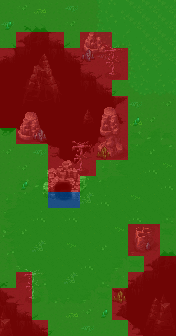

This game map was drawn from its Tiled (.tmx) file and the tilesets committed beside it. A one-line description and the full map source follow:
An orthogonal 11x21 tile map with 16x16 px tiles, 6 tile layers (Tile Layer 4, Tile Layer 5, Tile Layer 6, Tile Layer 7, ...), 2 hidden layers not drawn.

<map version="1.5" tiledversion="2021.02.15" orientation="orthogonal" renderorder="left-down" width="11" height="21" tilewidth="16" tileheight="16" infinite="0" nextlayerid="15" nextobjectid="1">
 <tileset firstgid="1" source="../world_tiles/tileset.tsx" />
 <layer id="10" name="Tile Layer 4" width="11" height="21">
  <data encoding="csv">
2121,2121,2121,2121,2121,2121,2121,2121,2121,2121,2121,
2121,1825,1826,2121,2121,2121,2121,2121,2121,2121,2121,
1924,1925,1926,2042,2043,2044,2121,2121,2121,2121,2121,
2024,2025,2026,2142,2143,2144,2121,2121,2121,2121,2121,
2324,2324,2324,2324,2324,2042,2043,2044,2121,2121,2121,
2324,2324,2324,2324,2324,2142,2143,2144,2121,2121,2121,
2324,2324,2324,2324,2324,2324,2324,2244,2121,2121,2121,
2324,2324,2324,2324,2324,2324,2324,2344,2121,2121,2121,
2928,2929,2724,2725,2324,2642,2643,2121,2121,2121,2121,
2121,2121,2824,2825,2826,2742,2743,2121,2121,2121,2121,
2121,2121,2924,2925,2926,2121,2121,2121,2121,2121,2121,
2121,2121,2121,2121,2121,2121,2121,2121,2121,2121,2121,
2121,2121,2121,2121,2121,2121,2121,2121,2121,2121,2121,
2121,2121,2121,2121,2121,2121,2121,2121,2121,2121,2121,
2121,2121,2121,2121,2121,2121,2121,2121,2121,2121,2121,
2121,2121,2121,2121,2121,2121,2121,2121,2121,1825,1826,
2121,2121,2121,2121,2121,2121,2121,2022,2023,1925,1926,
1841,2345,2345,2345,2345,2121,2121,2122,2123,2025,2026,
1941,1942,2345,2345,2345,2121,2221,2222,2223,2324,2324,
2041,2042,2043,2044,2345,2121,2321,2322,2323,2324,2324,
2141,2142,2143,2144,2145,2121,2421,2723,2724,2725,2324
</data>
 </layer>
 <layer id="11" name="Tile Layer 5" width="11" height="21">
  <data encoding="csv">
0,4112,4518,0,4115,3258,3259,3260,3160,3160,3160,
4115,0,0,0,4112,3358,3359,3360,3160,3160,3160,
0,0,0,0,0,4112,3459,3460,3660,3160,3160,
0,2373,2374,2375,0,0,4115,0,3760,3160,3160,
0,2473,2474,2475,0,0,0,0,3359,3360,3361,
0,2573,2574,2575,0,0,0,0,3459,3460,3461,
0,2673,2674,2675,0,2568,0,0,4115,0,4112,
0,0,0,0,0,2668,0,0,4518,4112,1706,
0,0,0,0,0,0,0,2301,2302,2303,2308,
4112,0,4115,0,0,0,2301,2401,2402,4203,2408,
0,4112,0,0,0,0,2401,2501,2502,4103,4507,
2301,2302,2303,2305,2306,2305,2306,2502,2504,2504,4103,
2401,2402,2403,4507,2406,4207,4103,2504,4507,2504,2706,
2501,2502,4103,2504,4103,2504,2504,2504,4103,2807,2808,
2601,4203,2504,2504,2504,2504,2504,4507,2807,2907,2908,
2701,2702,4207,2504,4507,2504,4203,2504,2907,2908,2909,
2801,2802,2803,2504,2504,4103,2708,2907,2908,2909,0,
2901,2902,2701,2804,4207,2807,2808,2809,0,0,0,
0,0,2801,2904,2905,2907,2908,2909,2869,2870,2871,
2871,0,2901,1705,4518,4112,3008,3009,2969,2970,2971,
2971,0,0,0,0,4115,0,0,3069,3070,3071
</data>
 </layer>
 <layer id="12" name="Tile Layer 6" width="11" height="21">
  <data encoding="csv">
0,0,0,0,0,0,0,0,0,0,0,
0,0,0,0,0,0,0,0,0,0,0,
0,0,0,0,0,12364,12365,0,0,0,0,
0,0,0,0,0,12464,12465,0,0,0,0,
0,0,0,0,0,0,0,0,0,0,0,
0,0,0,0,0,0,0,0,0,0,0,
0,0,0,0,0,0,12873,12874,0,0,0,
0,12673,12674,0,0,0,12973,12974,0,0,0,
0,12773,12774,0,12863,12864,13073,13074,0,0,0,
0,0,0,0,12963,12964,13173,13174,0,0,0,
0,0,0,0,13063,13064,0,0,0,0,0,
0,0,0,0,0,0,0,0,0,0,0,
0,0,0,0,0,0,0,0,0,0,0,
0,0,0,0,0,0,0,0,0,0,0,
0,0,0,0,0,0,0,0,12359,12360,0,
0,0,0,0,0,0,0,0,12459,12460,0,
0,12863,12864,0,0,0,0,0,0,0,0,
0,12963,12964,0,0,0,0,0,0,0,0,
0,13063,13064,0,0,0,0,0,0,0,0,
0,0,0,0,0,0,0,0,0,0,0,
0,0,0,0,0,0,0,0,0,0,0
</data>
 </layer>
 <layer id="13" name="Tile Layer 7" width="11" height="21">
  <data encoding="csv">
0,0,0,0,0,0,0,0,0,0,0,
0,0,0,0,0,0,0,0,0,0,0,
0,0,0,0,0,0,12863,12864,0,0,0,
0,0,0,0,0,0,12963,12964,0,0,0,
0,0,0,0,0,0,13063,13064,0,0,0,
0,0,0,0,0,0,0,0,0,0,0,
0,0,0,0,0,0,0,0,0,0,0,
0,0,0,0,0,0,0,0,0,0,0,
0,0,0,0,0,0,0,0,0,0,0,
0,0,0,0,0,0,0,0,0,0,0,
0,0,0,0,0,0,0,0,0,0,0,
0,0,0,0,0,0,0,0,0,0,0,
0,0,0,0,0,0,0,0,0,0,0,
0,0,0,0,0,0,0,0,0,0,0,
0,0,0,0,0,0,0,0,0,0,0,
0,0,0,0,0,0,0,0,0,0,0,
0,0,0,0,0,0,0,0,0,0,0,
0,0,0,0,0,0,0,0,0,0,0,
0,0,0,0,0,0,0,0,0,0,0,
0,0,0,0,0,0,0,0,0,0,0,
0,0,0,0,0,0,0,0,0,0,0
</data>
 </layer>
 <layer id="14" name="Tile Layer 8" width="11" height="21">
  <data encoding="csv">
0,0,0,0,0,0,0,0,0,0,0,
3466,0,0,0,0,0,0,0,0,0,0,
0,0,0,0,0,0,0,0,0,0,0,
0,0,0,0,0,3468,0,0,0,0,0,
0,0,0,0,0,0,0,0,0,0,0,
0,0,0,0,0,0,0,0,0,0,0,
0,0,0,0,0,0,0,0,0,0,0,
0,0,0,0,0,0,0,0,3466,0,0,
0,0,3468,0,0,0,0,0,0,0,0,
0,0,0,0,0,0,3673,0,0,0,0,
0,0,11353,11354,11355,11356,0,0,0,0,0,
0,3466,11453,11454,11455,11456,0,0,0,0,0,
0,0,11553,11554,11555,11556,0,0,0,0,0,
0,0,0,0,0,0,0,0,0,0,0,
0,0,0,0,0,0,0,0,0,0,0,
0,0,0,0,0,0,0,0,0,3568,0,
0,0,0,0,0,0,0,0,0,0,0,
0,0,0,0,0,0,0,0,0,0,0,
0,0,0,0,0,0,0,3673,0,0,0,
0,0,0,0,0,0,3466,0,0,0,0,
0,0,0,0,0,0,0,0,0,0,0
</data>
 </layer>
 <layer id="7" name="anim" width="11" height="21" visible="0">
  <data encoding="csv">
0,0,0,0,0,0,0,0,0,0,0,
0,0,0,15727,0,0,0,0,0,0,0,
0,0,0,0,0,0,0,0,0,0,0,
0,0,0,0,0,0,0,0,0,0,0,
0,0,0,0,0,0,0,0,0,0,0,
0,0,0,0,0,0,0,15627,0,0,0,
0,0,0,0,0,0,0,0,0,0,0,
0,0,0,0,0,0,0,0,0,0,0,
0,0,0,0,0,0,0,0,0,0,0,
0,15727,0,0,0,0,0,0,0,0,0,
0,0,0,0,0,0,0,0,0,0,0,
0,0,0,0,0,0,0,0,0,0,0,
0,0,0,0,0,0,0,0,0,0,0,
0,0,0,0,0,0,0,0,0,0,0,
0,0,0,0,0,0,0,0,0,0,0,
0,0,0,0,0,0,0,0,0,0,0,
0,0,0,0,0,0,0,0,15727,0,0,
0,0,0,0,0,0,0,0,0,0,0,
0,0,0,0,0,0,0,0,0,0,0,
0,0,0,15627,0,0,0,0,0,0,0,
0,0,0,0,0,0,0,0,0,0,0
</data>
 </layer>
 <layer id="8" name="characters" width="11" height="21" visible="0">
  <data encoding="csv">
0,0,0,0,0,0,0,0,0,0,0,
0,0,0,0,0,0,0,15406,0,0,0,
0,0,0,0,0,0,0,0,0,0,0,
0,0,0,0,0,0,0,0,0,0,0,
0,0,0,0,0,0,0,0,0,0,0,
0,0,0,0,0,0,0,0,0,0,0,
0,0,0,0,0,0,0,0,0,15406,0,
0,0,0,0,0,0,0,0,0,0,0,
0,0,0,0,0,0,0,0,0,0,0,
0,0,0,0,0,0,0,0,0,0,0,
0,0,0,0,0,0,0,0,0,0,0,
0,0,0,0,0,0,0,0,15406,0,0,
0,0,0,0,0,0,0,15606,0,0,0,
0,15606,0,0,0,0,0,0,0,0,0,
0,0,0,0,15407,0,0,0,0,0,0,
0,0,15406,0,0,0,0,0,0,0,0,
0,0,0,0,0,0,0,0,0,0,0,
0,0,0,0,0,15606,0,0,0,0,0,
0,0,0,0,0,0,0,0,0,0,0,
0,0,0,0,0,0,0,0,0,0,0,
0,0,0,0,0,0,0,0,0,0,0
</data>
 </layer>
 <layer id="9" name="walkable" width="11" height="21">
  <data encoding="csv">
15537,15537,15537,15537,15537,15537,15537,15537,15537,15537,15537,
15537,15537,15537,15537,15537,15537,15537,15537,15537,15537,15537,
15537,15437,15437,15437,15537,15437,15437,15537,15537,15537,15537,
15437,15437,15437,15437,15437,15437,15437,15437,15537,15537,15537,
15437,15437,15437,15437,15437,15437,15437,15437,15537,15537,15537,
15437,15437,15437,15437,15437,15437,15437,15537,15537,15537,15537,
15437,15437,15437,15437,15437,15437,15437,15437,15537,15537,15537,
15437,15437,15437,15437,15437,15437,15437,15437,15537,15537,15537,
15537,15437,15437,15437,15437,15437,15437,15437,15537,15537,15537,
15537,15537,15537,15437,15437,15437,15437,15437,15537,15537,15537,
15537,15537,15537,15437,15437,15437,15537,15537,15537,15537,15537,
15537,15537,15537,15437,15437,15537,15537,15537,15537,15537,15537,
15537,15537,15537,15637,15637,15537,15537,15537,15537,15537,15537,
15537,15537,15537,15537,15537,15537,15537,15537,15537,15537,15537,
15537,15537,15537,15537,15537,15537,15537,15537,15437,15437,15537,
15537,15537,15537,15537,15537,15537,15537,15537,15437,15437,15537,
15537,15537,15537,15537,15537,15537,15537,15537,15537,15437,15437,
15537,15437,15537,15537,15537,15537,15537,15537,15437,15437,15437,
15437,15437,15537,15537,15537,15537,15537,15437,15437,15437,15437,
15437,15437,15537,15537,15537,15537,15537,15437,15437,15437,15437,
15437,15437,15437,15537,15537,15537,15537,15537,15437,15437,15437
</data>
 </layer>
</map>
